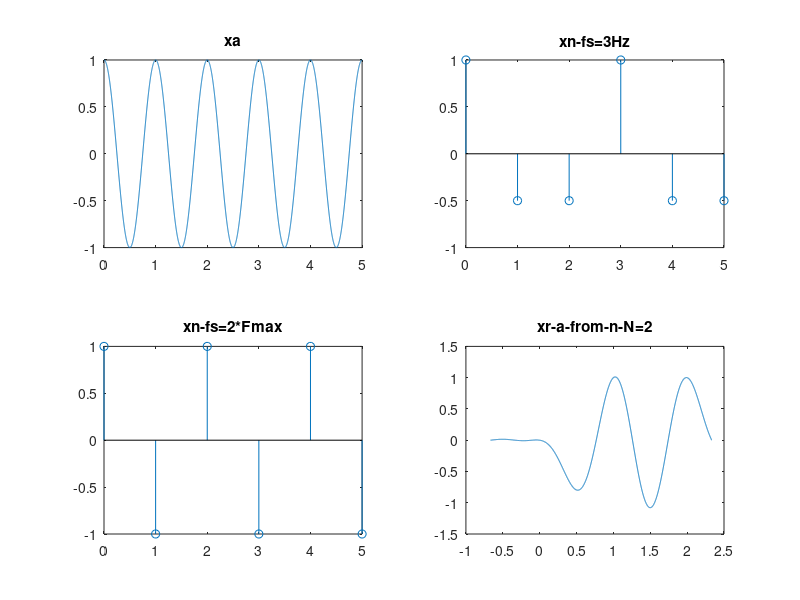
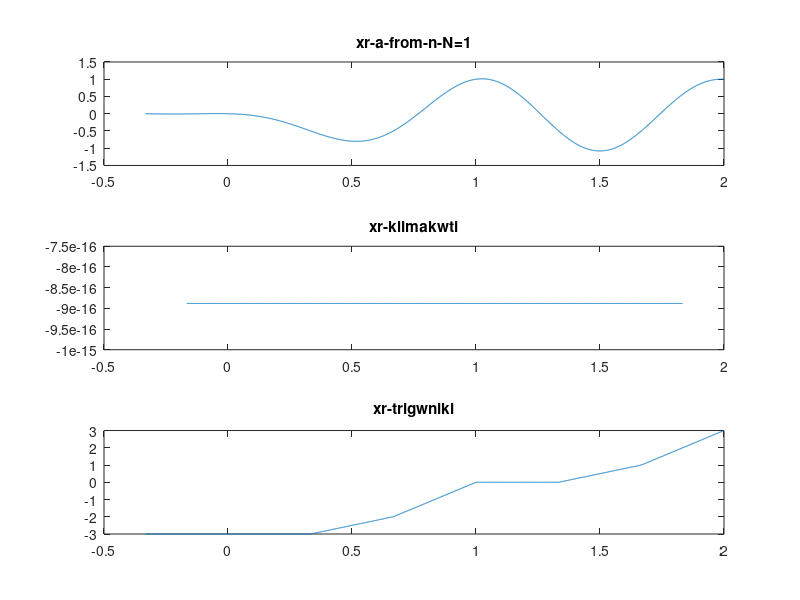

Reproduce these figures in MATLAB, in order.
%%lab 1.1.18

format compact
close all;
clear;
clc;

%% Analog Time Periodic Signal

t1=0;
t2=5;
t=t1:0.001:t2;
A=1;
W=2*pi;
F=W/(2*pi);
PH=0;
Tmin=(2*pi)/W;
Fmax=1/Tmin;
xa=A*cos(W*t+PH);
subplot(2,2,1);
plot(t,xa);
title('xa');

%% Periodic Sampling

n1=0;
n2=5;
n=n1:n2;
fs=3;
Ts=1/fs;
xn=cos(W*(n.*Ts)+PH);
subplot(2,2,2);
stem(n,xn);
title('xn-fs=3Hz');

fss=2*Fmax;
Tss=1/fss;
xns=cos(W*(n.*Tss)+PH);
subplot(2,2,3);
stem(n,xns);
title('xn-fs=2*Fmax');

disp('The sampling theorem is applied, because fs=3Hz>2*Fmax= ');
disp(2*Fmax);

%% Recreation N=2

N=2;
t1n=(n1-N)*Ts;
t2n=(n2+N)*Ts;
tn=t1n:0.001:t2n;
xr=zeros(1,length(tn));
for i=1:length(tn)
    body=zeros(1,length(n));
    for j=n1+1:1:n2+1
body(j)=cos(W*(j*Ts)+PH)*sinc(tn(i)*fs-j);

    end
xr(i)=sum(body);
    
end
subplot(2,2,4);
plot(tn,xr);
title('xr-a-from-n-N=2');

%% Recreation N=1

N=1;
t1n=(n1-N)*Ts;
t2n=(n2+N)*Ts;
tn=t1n:0.001:t2n;
xr=zeros(1,length(tn));
for i=1:length(tn)
    body=zeros(1,length(n));
    for j=n1+1:1:n2+1
body(j)=cos(W*(j*Ts)+PH)*sinc(tn(i)*fs-j);

    end
xr(i)=sum(body);
    
end
figure();
subplot(3,1,1);
plot(tn,xr);
title('xr-a-from-n-N=1');

%% Recreation N=1/2

N=1/2;
t1n=(n1-N)*Ts;
t2n=(n2+N)*Ts;
tn=t1n:0.001:t2n;
xr=zeros(1,length(tn));
for i=1:length(tn)
    body=zeros(1,length(n));
    for j=n1+1:1:n2+1
body(j)=cos(W*(j*Ts)+PH)*1;

    end
xr(i)=sum(body);
    
end

subplot(3,1,2);
plot(tn,xr);
title('xr-klimakwti');

%% Recreation N=1 trig

N=1;
t1n=(n1-N)*Ts;
t2n=(n2+N)*Ts;
tn=t1n:0.001:t2n;
xr=zeros(1,length(tn));
for i=1:length(tn)
    body=zeros(1,length(n));
    for j=n1+1:1:n2+1
body(j)=cos(W*(j*Ts)+PH)*(1-abs(tn(i)*fs-j));

    end
xr(i)=sum(body);
    
end

subplot(3,1,3);
plot(tn,xr);
title('xr-trigwniki');